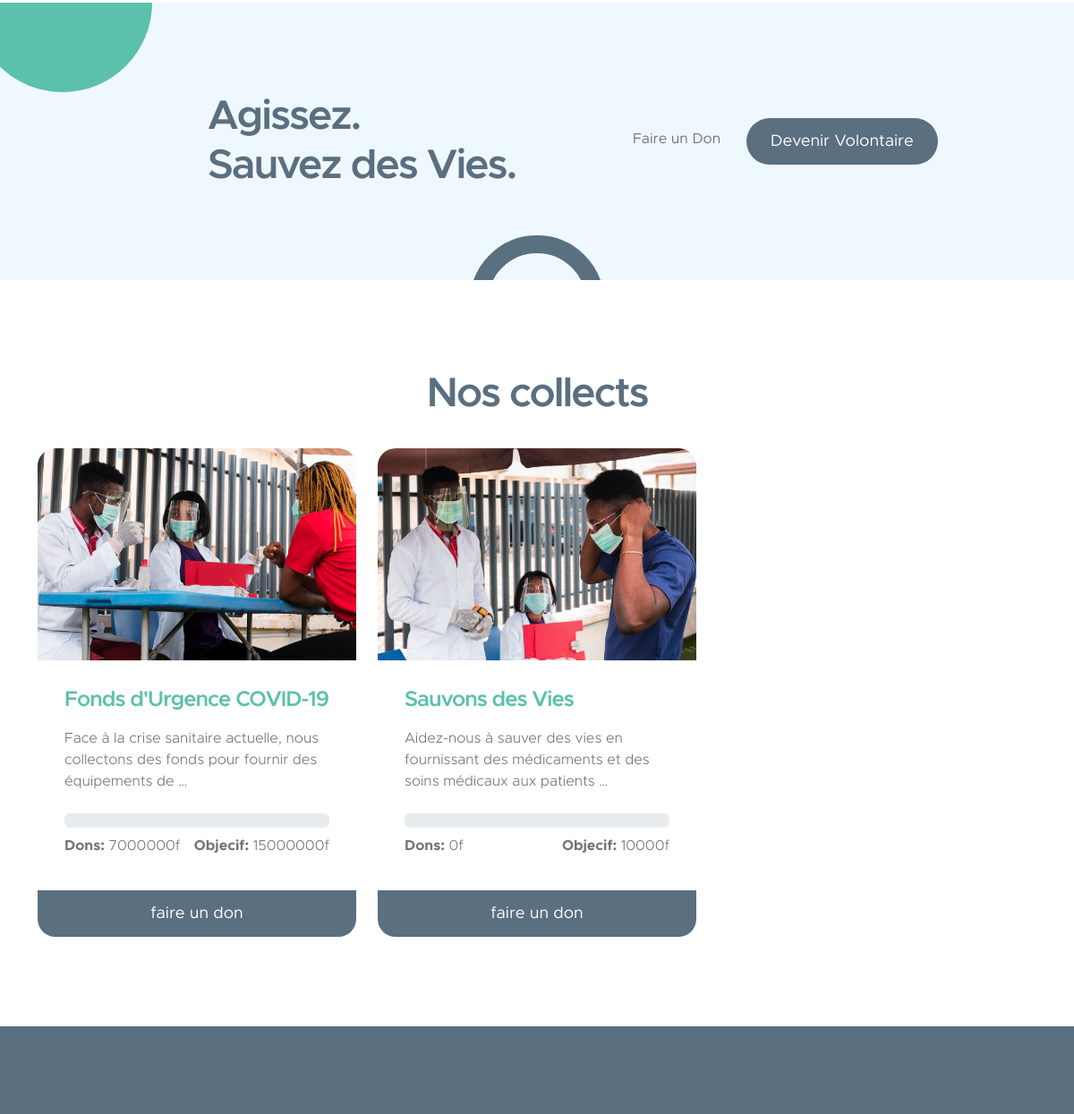
The app's page / (middle part), older data.
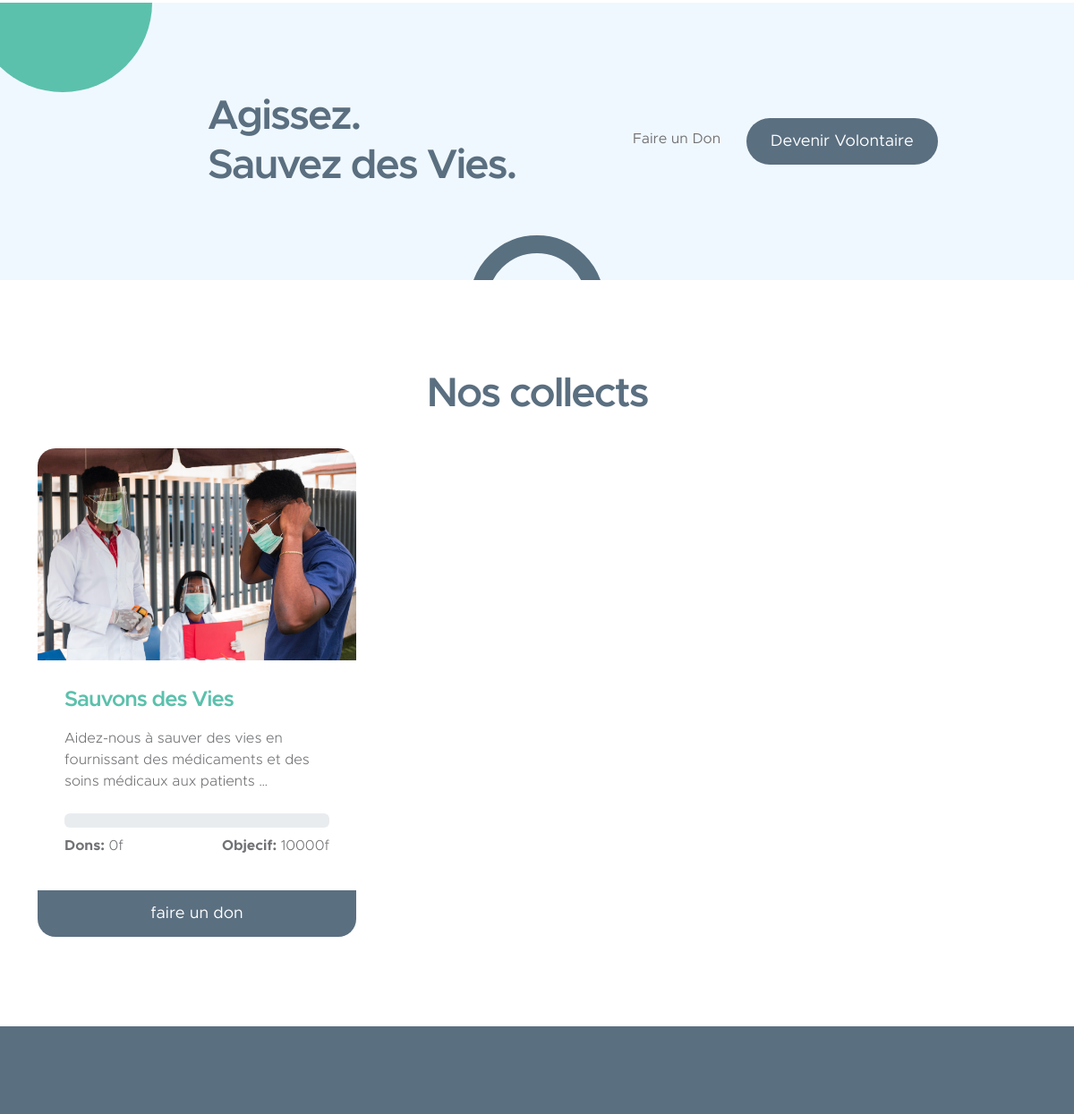
The same page, newer data.
### administration/models.py (models this page shows, shortened)
class Collect(models.Model):
    title = models.CharField(max_length=100)
    image = models.ImageField(upload_to='collects/')
    description = models.TextField()
    by = models.ForeignKey(User, on_delete=models.CASCADE)
    created_at = models.DateTimeField(auto_now=False, auto_now_add=True)
    post_at = models.DateField(blank=True, null=True)
    goal = models.DecimalField(max_digits=10, decimal_places=0)
    raised = models.DecimalField(max_digits=10, decimal_places=0, default= 0)
    end_date = models.DateTimeField(null=True, blank=True)
    confirmer = models.BooleanField(default=False)
    posted = models.BooleanField(default=False)
    is_amount_reached = models.BooleanField(default= False)
    class Meta:
        verbose_name = ("Collect")
        verbose_name_plural = ("Collects")

### landing/views.py (the view)
# urls.py: path('', home, name ='home'),
def home(request):
    collects = Collect.objects.filter(confirmer = 1, posted = 1, is_amount_reached = 0).order_by('-created_at')[:3]
    context = {
        'collects' : collects
    }
    return render(request, 'landing/pages/index.html', context)

### context_processor.py (called while the page is built)
def all_context(request):
    user = request.user
    try :
        site = Site.objects.get(pk = 1)
    except Site.DoesNotExist :
        site = None
    try :
        avatar = Avatar.objects.get(pk = user.pk)
    except Avatar.DoesNotExist :
        avatar = None
    context = {
        'avatar' : avatar,
        'site' : site
    }
    return context

### sante_coeur/templatetags/custom_filter.py (called while the page is built)
@register.filter
def percent(valeur, total):
    if total == 0:
        return 0
    return (valeur / total) * 100

### landing/templates/landing/pages/index.html (shortened to what this page needs)
{% extends "bases/landing.html" %}
{% load static %}
{% load custom_filter %}
{% block main %}
<main>
    <section class="cta-section section-padding section-bg">
        <div class="container">
            <div class="row justify-content-center align-items-center">
                <div class="col-lg-5 col-12 ms-auto">
                    <h2 class="mb-0">Agissez. <br> Sauvez des Vies.</h2>
                </div>
                <div class="col-lg-5 col-12">
                    <a href="#" class="me-4">Faire un Don</a>
                    <a href="#section_4" class="custom-btn btn smoothscroll">Devenir Volontaire</a>
                </div>
            </div>
        </div>
    </section>
    <section class="section-padding" id="section_3">
        <div class="container">
            <div class="row">
                <div class="col-lg-12 col-12 text-center mb-4">
                    <h2>Nos collects</h2>
                </div>
                {% for collect  in collects %}
                <div class="col-lg-4 col-md-6 col-12 mb-4 mb-lg-0">
                    <div class="custom-block-wrap">
                        <img src="{{ collect.image.url }}"
                            class="custom-block-image img-fluid" alt="">
                        <div class="custom-block">
                            <div class="custom-block-body">
                                <h5 class="mb-3">{{ collect.title }}</h5>
                                <p>{{ collect.description|truncatewords:15 }}</p>
                                <div class="progress  mt-4">
                                    </div>
                                <div class="d-flex align-items-center my-2">
                                    <p class="mb-0">
                                        <strong>Dons:</strong>
                                        {{ collect.raised|floatformat }}f
                                    </p>
                                    <p class="ms-auto mb-0">
                                        <strong>Objecif:</strong>
                                        {{ collect.goal|floatformat }}f
                                    </p>
                                </div>
                            </div>
                            <a href="" class="custom-btn btn btn_doncollectmodal"
                            data-bs-toggle="modal"
                            data-bs-target="#doncollectmodal"
                            data-collect-pk = {{ collect.pk }}
                            data-image-url="{{ collect.image.url }}"
                            data-name="{{ collect.title }}"
                            data-description="{{ collect.description }}"
                            data-raised="{{ collect.raised }}"
                            data-goal="{{ collect.goal }}"
                            data-end-date = "{{ collect.end_date|date:'D d M Y'  }}"
                            data-percent = "{{ collect.raised|percent:collect.goal|floatformat }}"
                            >faire un don</a>
                        </div>
                    </div>
                </div>
                {% endfor %}
            </div>
        </div>
    </section>
    <section class="volunteer-section section-padding" id="section_4">
    </section>
</main>
{% endblock main %}

Row changes from the older to the newer data that the page shows:
no longer on this page (row edited): Collect: image (picture), title "Fonds d'Urgence COVID-19", description "Face à la crise sanitaire actuelle, nous collectons des fonds pour fournir des équipements de …", raised "7000000", goal "15000000"
